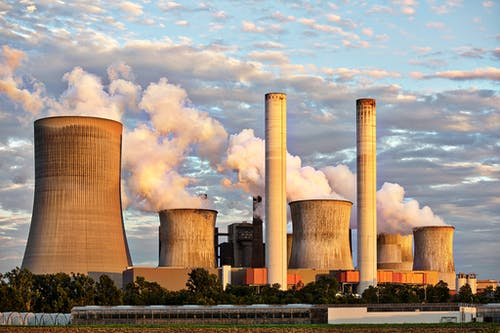
#> input picture Tut2/image.jpg, 500 x 333 px
$ python egde_detection.py   (older library calls are emulated)
#> lines starting #> are read from the running program, lines starting #| are printed output that depends on the picture
import cv2
import numpy as np
import matplotlib.pyplot as plt

# Load the image
image_path = 'image.jpg'
image = cv2.imread(image_path)
#> image is the input picture: shape (333, 500, 3); mean B, G, R 135.3, 147.7, 161.3

# Convert the image to grayscale
gray = cv2.cvtColor(image, cv2.COLOR_BGR2GRAY)
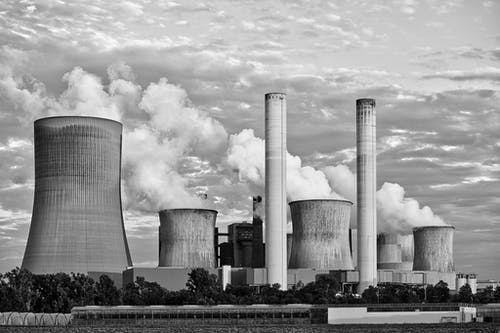
#> gray: shape (333, 500); min 0, max 255, mean 150.4

# Apply the Sobel operator in both x and y directions
sobelx = cv2.Sobel(gray, cv2.CV_64F, 1, 0, ksize=3)
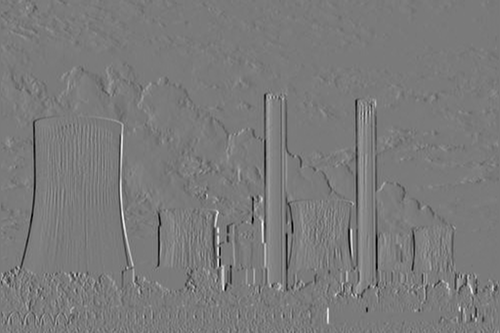
#> sobelx: shape (333, 500) float64; min -827, max 891, mean 0; drawn with min black and max white
sobely = cv2.Sobel(gray, cv2.CV_64F, 0, 1, ksize=3)
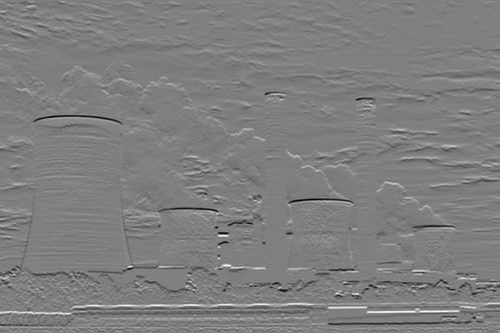
#> sobely: shape (333, 500) float64; min -798, max 797, mean -3.2; drawn with min black and max white

# Compute the magnitude of the gradients
magnitude = np.sqrt(sobelx**2 + sobely**2)
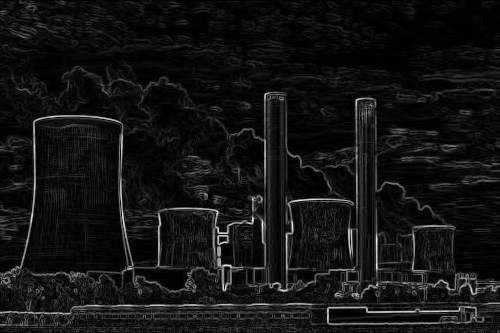
#> magnitude: shape (333, 500) float64; min 0, max 891.1, mean 69.4; drawn with min black and max white

# Threshold the magnitude to identify edges
threshold_value = 100
edges = cv2.threshold(magnitude, threshold_value, 255, cv2.THRESH_BINARY)[1]
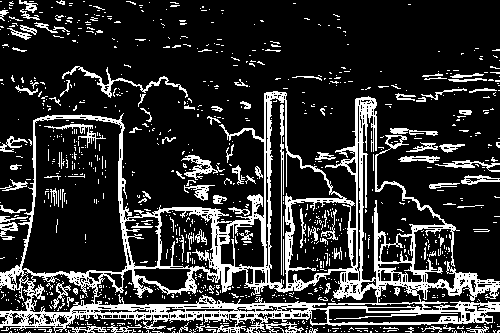
#> edges: shape (333, 500) float64; 19% white in thin lines or dots

# Display the result
plt.imshow(edges, cmap='gray')
plt.title('Edges Detected')
plt.axis('off')
plt.show()
